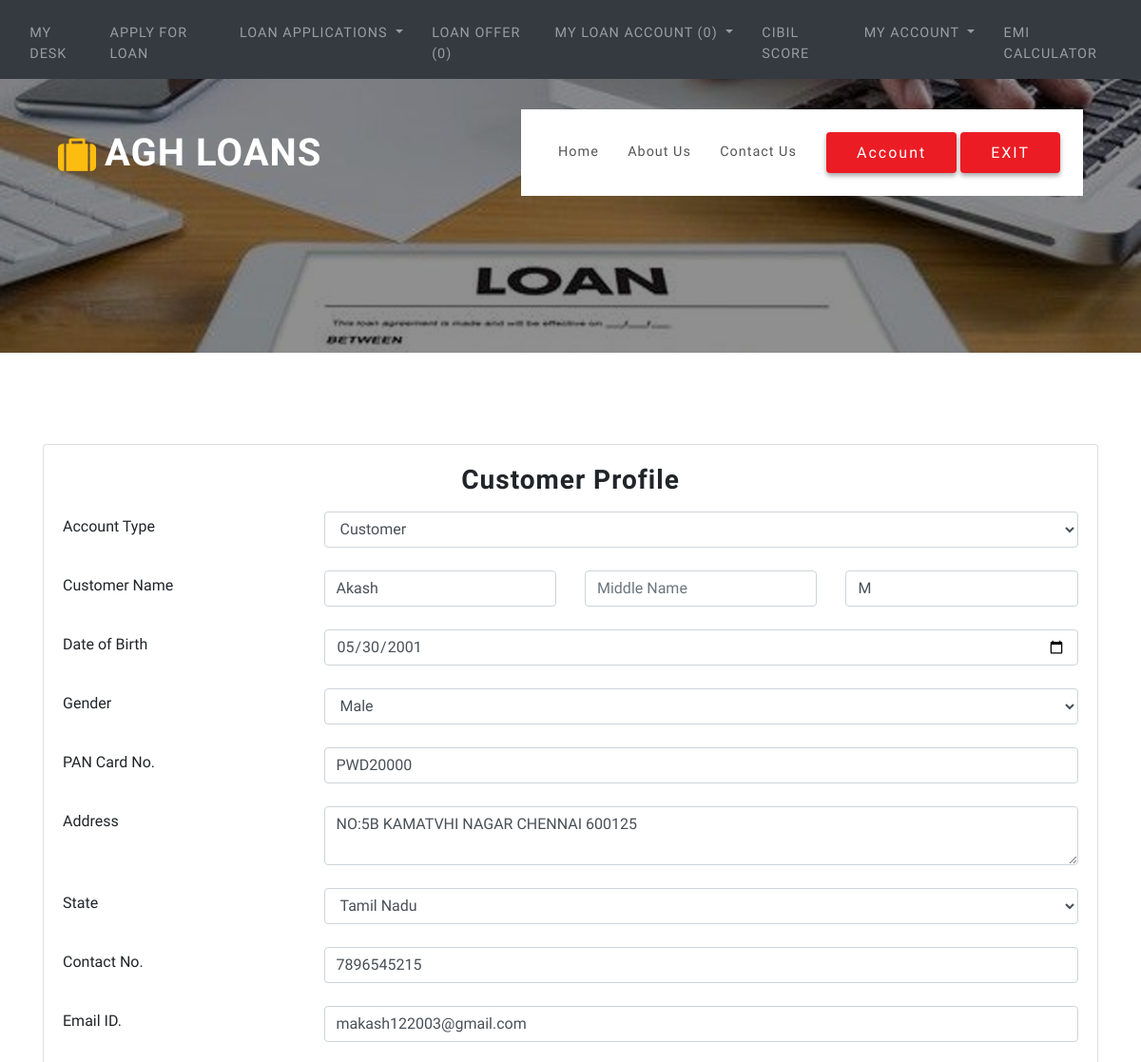
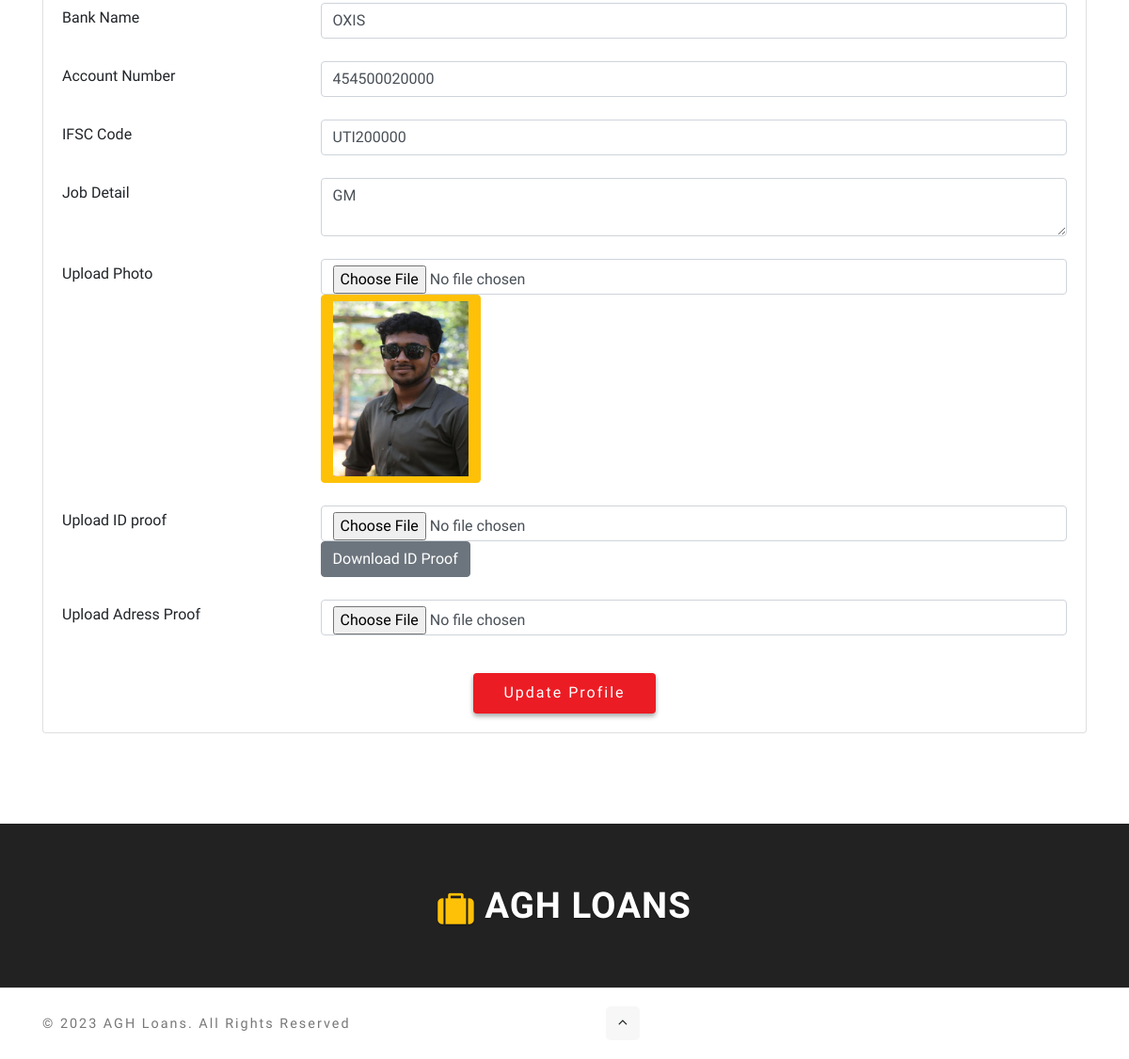
The page /customerprofile.php (signed in) on the database its author committed (2 pictures, top to bottom).
### tables this page shows
CREATE TABLE `cst_customer` (
  `cst_id` int(10) NOT NULL,
  `usr_id` int(10) NOT NULL,
  `cst_type` varchar(15) NOT NULL COMMENT 'company or person',
  `comp_name` varchar(50) NOT NULL,
  `cst_fname` varchar(100) NOT NULL,
  `cst_mname` varchar(50) NOT NULL,
  `cst_lname` varchar(50) NOT NULL,
  `cst_dob` date NOT NULL,
  `cst_gender` varchar(10) NOT NULL,
  `cst_address` text NOT NULL,
  `cst_state` varchar(50) NOT NULL,
  `cst_contact` varchar(15) NOT NULL,
  `cst_email` varchar(100) NOT NULL,
  `cst_password` varchar(100) NOT NULL,
  `cst_bankdetail` text NOT NULL,
  `cst_jobdetail` text NOT NULL,
  `cst_note` text NOT NULL,
  `cst_pan` varchar(25) NOT NULL,
  `cst_photo` varchar(100) NOT NULL,
  `cst_idproof` varchar(100) NOT NULL,
  `cst_addressproof` varchar(100) NOT NULL,
  `cst_status` varchar(10) NOT NULL
);

### customerprofile.php (the view, shortened to what this page needs)
<?php
include("header.php");
 $sqlcustomer = "SELECT * FROM  cst_customer WHERE cst_id='$_SESSION[cst_id]'";
$qsqlcustomer = mysqli_query($con,$sqlcustomer);
$rsedit = mysqli_fetch_array($qsqlcustomer);
$cst_bankdetail = unserialize($rsedit['cst_bankdetail']);
?>
    <section class="content-info py-5">
        <div class="container py-md-5">
<form method="post" action="" enctype="multipart/form-data">
            <div class="row">
                <div class="col-lg-12 col-md-12 mt-12">
                    <div class="thumbnail card">
                        <div class="blog-info card-body">
<center><h3 class="">Customer Profile</h3></center>
                            <p class="mt-2">
<div class="row">
	<div class="col-md-3" style="padding-top: 4px;">
		Account Type
	</div>
	<div class="col-md-9">
		<select  name="cst_type" id="cst_type" class="form-control"  onchange="loadregtype(this.value)">
			<?php
			$arr = array("Customer","Company");
			foreach($arr as $val)
			{
				if($val == $rsedit['cst_type'])
				{
				echo "<option value='$val' selected >$val</option>";
				}
			}
			?>
		</select>
	</div>
</div>
<br>
<div id="divregtype">
<?php
if($rsedit['cst_type'] == "Customer")
{
?>
<div class="row">
	<div class="col-md-3" style="padding-top: 4px;">Customer Name</div>
	<div class="col-md-9"><div class="row"><div class="col-md-4"><input type="text" name="cst_fname" id="cst_fname" class="form-control" placeholder="First Name"  value="<?php echo  $rsedit['cst_fname']; ?>" ></div><div class="col-md-4"><input type="text" name="cst_mname" id="cst_mname" class="form-control"  placeholder="Middle Name" value="<?php echo  $rsedit['cst_mname']; ?>"  ></div><div class="col-md-4"><input type="text" name="cst_lname" id="cst_lname" class="form-control"  placeholder="Last Name"  value="<?php echo  $rsedit['cst_lname']; ?>" ></div></div></div>
</div>
<br>
<div class="row">
	<div class="col-md-3" style="padding-top: 4px;">Date of Birth</div>
	<div class="col-md-9"><input type="date" name="cst_dob" id="cst_dob" class="form-control" value="<?php echo  $rsedit['cst_dob']; ?>"></div>
</div>
<br>
<div class="row">
	<div class="col-md-3" style="padding-top: 4px;">Gender</div>
	<div class="col-md-9"><select  name="cst_gender" id="cst_gender" class="form-control"><option value="">Select Gender</option><?php $arr= array("Male","Female"); foreach($arr as $val) {	 if($val == $rsedit['cst_gender'])	 {	 echo "<option value=$val selected>$val</option>";	 }	 else	 {	 echo "<option value=$val >$val</option>";	 } } ?></select>	</div>
</div>
<br>
<?php
}
?>
</div>
<div class="row">
	<div class="col-md-3" style="padding-top: 4px;">PAN Card No.</div>
	<div class="col-md-9"><input type="text" name="cst_pan" id="cst_pan" class="form-control" value="<?php echo  $rsedit['cst_pan']; ?>"></div>
</div>
<br>
<div class="row">
	<div class="col-md-3" style="padding-top: 4px;">
		Address
	</div>
	<div class="col-md-9">
		<textarea name="cst_address" id="cst_address" class="form-control"><?php echo  $rsedit['cst_address']; ?></textarea>
	</div>
</div>
<br>
<div class="row">
	<div class="col-md-3" style="padding-top: 4px;">
		State
	</div>
	<div class="col-md-9">
<select name="cst_state" id="cst_state" class="form-control">
<?php
if($rsedit['cst_state'] != "")
{
?>
	<option value="<?php echo $rsedit['cst_state']; ?>"><?php echo $rsedit['cst_state']; ?></option>
<?php
}
?>
</select>
	</div>
</div>
<br>
<div class="row">
	<div class="col-md-3" style="padding-top: 4px;">
		Contact No.
	</div>
	<div class="col-md-9">
		<input type="text" name="cst_contact" id="cst_contact" class="form-control" value="<?php echo  $rsedit['cst_contact']; ?>">
	</div>
</div>
<br>
<div class="row">
	<div class="col-md-3" style="padding-top: 4px;">
		Email ID.
	</div>
	<div class="col-md-9">
		<input type="email" name="cst_email" id="cst_email" class="form-control" value="<?php echo  $rsedit['cst_email']; ?>" >
	</div>
</div>
<br>
<div class="row">
	<div class="col-md-3" style="padding-top: 4px;">Bank Name</div>
	<div class="col-md-9">
	<input type="text" name="bank_bankname" id="bank_bankname" class="form-control" value="<?php echo $cst_bankdetail[0]; ?>" >
	</div>
</div>
<br>
<div class="row">
	<div class="col-md-3" style="padding-top: 4px;">Account Number</div>
	<div class="col-md-9">
	<input type="text" name="bank_accnumber" id="bank_accnumber" class="form-control" value="<?php echo $cst_bankdetail[1]; ?>" >
	</div>
</div>
<br>
<div class="row">
	<div class="col-md-3" style="padding-top: 4px;">
		IFSC Code
	</div>
	<div class="col-md-9">
	<input type="text" name="bank_ifsc" id="bank_ifsc" class="form-control" value="<?php echo $cst_bankdetail[2]; ?>" >
	</div>
</div>
<br>
<div class="row">
	<div class="col-md-3" style="padding-top: 4px;">
		Job Detail
	</div>
	<div class="col-md-9">
		<textarea name="cst_jobdetail" id="cst_jobdetail" class="form-control"><?php echo  $rsedit['cst_jobdetail']; ?></textarea>
	</div>
</div>
<br>
<div class="row">
	<div class="col-md-3" style="padding-top: 4px;">
		Upload Photo
	</div>
	<div class="col-md-9">
		<input type="file" name="cst_photo" id="cst_photo" class="form-control" accept="image/*">
		<?php
		if($rsedit['cst_photo'] == "")
		{
			echo "<img src='images/noimage.png' class='btn btn-warning' style='width: 170px; height: 200px;'>";
		}
		else if(file_exists("filecst_photo/".$rsedit['cst_photo']))
		{
			echo "<img src='filecst_photo/$rsedit[cst_photo]' class='btn btn-warning' style='width: 170px; height: 200px;'>";
		}
		?>
	</div>
</div>
<br>
<div class="row">
	<div class="col-md-3" style="padding-top: 4px;">
		Upload ID proof
	</div>
	<div class="col-md-9">
		<input type="file" name="cst_idproof" id="cst_idproof" class="form-control">
		<?php
		if(file_exists("filecst_idproof/".$rsedit['cst_idproof']))
		{
			echo "<a href='filecst_idproof/$rsedit[cst_idproof]' class='btn btn-secondary' download>Download ID Proof</a>";
		}
		?>
	</div>
</div>
<br>
<div class="row">
	<div class="col-md-3" style="padding-top: 4px;">
		Upload Adress Proof
	</div>
	<div class="col-md-9">
		<input type="file" name="cst_addressproof" id="cst_addressproof" class="form-control">
	</div>
</div>
<br>
					</p>
<div class="read-icon">
	<center><input type="submit" name="submit" class="btn read" value="Update Profile"></a></center>
</div>
                        </div>
                    </div>
                </div>
			</div>
</form>
        </div>
    </section>
    <?php
include("footer.php");
?>

### css/style.css (style rules this page uses)
html, body { margin: 0; font-size: 100%; background: #fff; scroll-behavior: smooth; font-family: 'Catamaran', sans-serif; }
body a { text-decoration: none; transition: 0.5s all; -webkit-transition: 0.5s all; -moz-transition: 0.5s all; -o-transition: 0.5s all; -ms-transition: 0.5s all; }
input[type="button"], input[type="submit"], input[type="text"], input[type="email"], input[type="search"] { transition: 0.5s all; -webkit-transition: 0.5s all; -moz-transition: 0.5s all; -o-transition: 0.5s all; -ms-transition: 0.5s all; font-family: 'Catamaran', sans-serif; }
h1, h2, h3, h4, h5, h6 { margin: 0; letter-spacing: 1px; font-weight: 600; font-family: 'Catamaran', sans-serif; }
p { font-size: 0.9em; color: #777; line-height: 1.9em; letter-spacing: 1px; }
.read { color: #fff; font-size: 1em; font-weight: 400; letter-spacing: 2px; display: inline-block; border: none; outline: none; background: #ec1c24; -o-border-radius: 50%; -ms-border-radius: 50%; -moz-border-radius: 50%; box-shadow: 0 3px 5px rgba(0, 0, 0, 0.34); -webkit-box-shadow: 0 3px 5px rgba(0, 0, 0, 0.34); -moz-box-shadow: 0 3px 5px rgba(0, 0, 0, 0.34); -o-box-shadow: 0 3px 5px rgba(0, 0, 0, 0.34); -webkit-transition: transform .2s linear, -webkit-box-shadow .2s linear; -moz-transition: transform .2s linear, -moz-box-shadow .2s linear; transition: transform .2s linear, box-shadow .2s linear; padding: 0.6em 2em; }

### rows shown on the page
cst_customer: cst_type "Customer", cst_fname "Akash", cst_lname "M", cst_dob "05/30/2001", cst_gender "Male", cst_pan "PWD20000", cst_address "NO:5B KAMATVHI NAGAR CHENNAI 600125", cst_state "Tamil Nadu", cst_contact "7896545215", cst_email "makash122003@gmail.com", bank_bankname "OXIS", bank_accnumber "454500020000", bank_ifsc "UTI200000", cst_jobdetail "GM", cst_photo (picture)

### other values the page prints
mysqli_num_rows($qsqllacc_loanaccount) "0"
$noloanacc "0"
